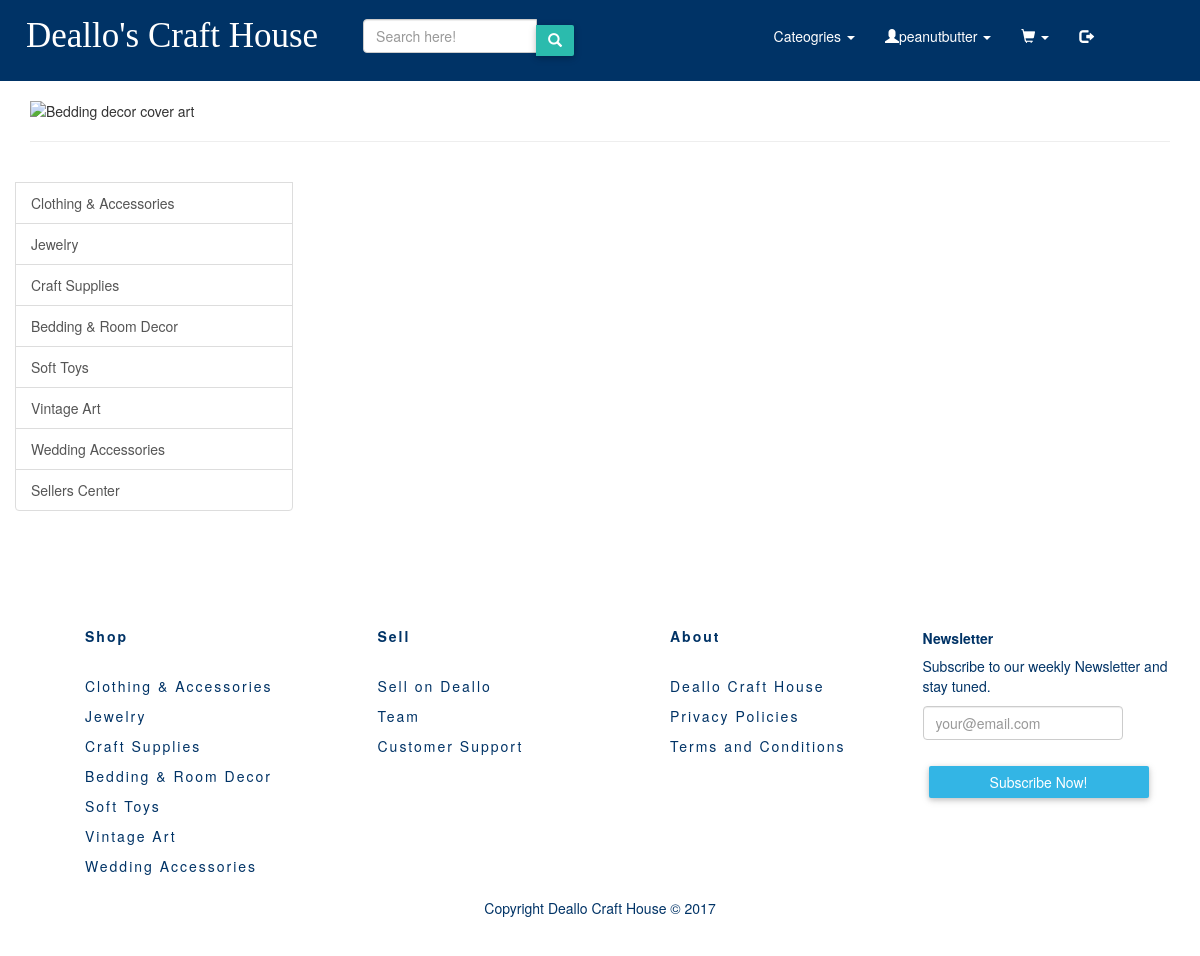
Before: /pages/products/wedding.php (signed in) with the older database file.
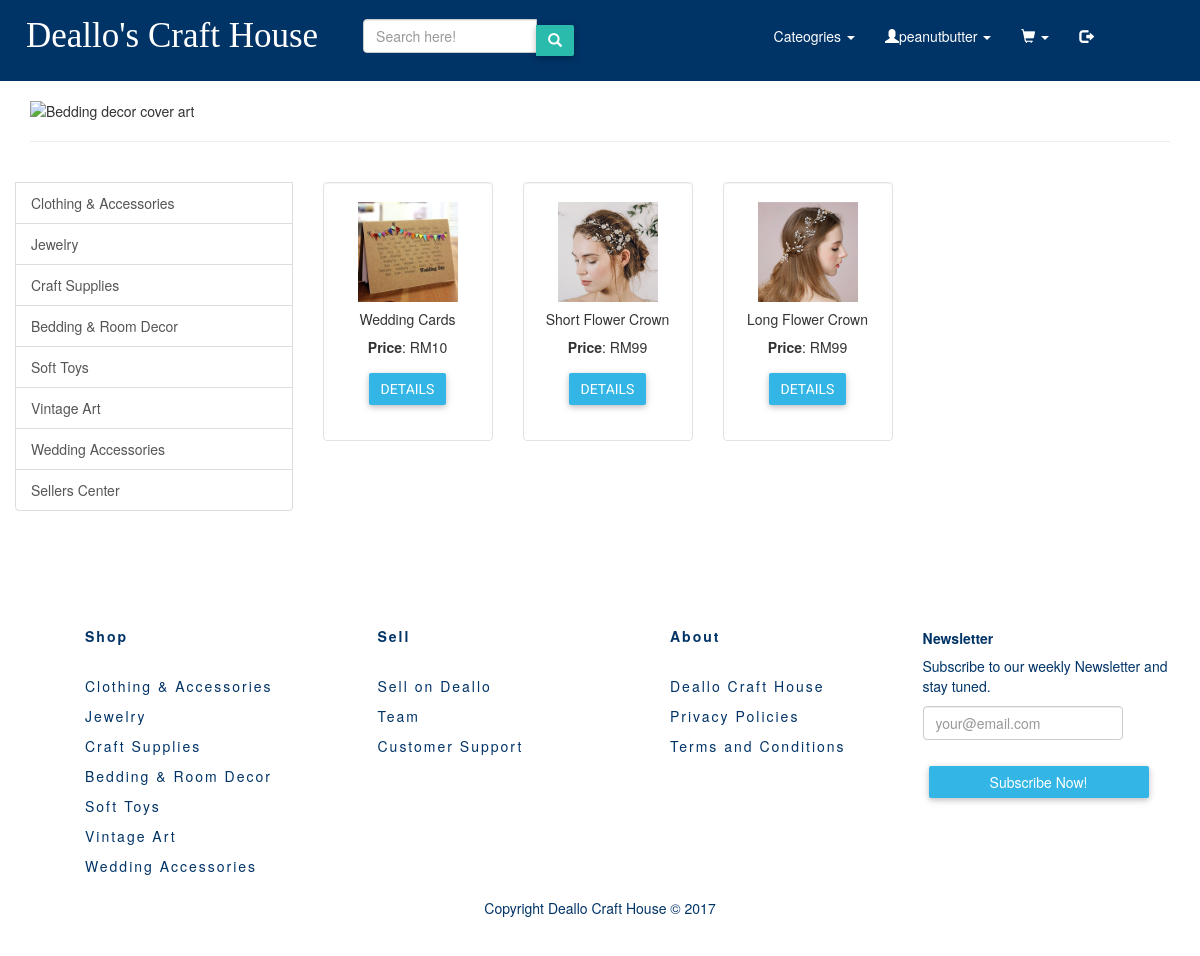
After: the same page with the newer database file.
### tables this page shows
CREATE TABLE `product` (
  `id` int(11) NOT NULL,
  `name` varchar(80) NOT NULL,
  `summary` varchar(255) NOT NULL,
  `price` double NOT NULL,
  `quantity` varchar(10) NOT NULL,
  `image` varchar(100) NOT NULL,
  `product_owner` varchar(255) NOT NULL,
  `category` varchar(255) NOT NULL
);

### pages/products/wedding.php (the view, shortened to what this page needs)
<?php include '../../includes/product_config.php' ?>
<!DOCTYPE html>
<html>
<head>
	<link rel="stylesheet=" href="../styles/bootstrap/bootstrap.css">
    <link rel="stylesheet" href="https://maxcdn.bootstrapcdn.com/bootstrap/3.3.7/css/bootstrap.min.css">
    <link rel="stylesheet" type="text/css" href="../../styles/buttons.css"/>
    <link rel="stylesheet" type="text/css" href="../../styles/test.css"/>
    <link rel="stylesheet" type="text/css" href="../../styles/footer.css"/>
</head>
<body>
<?php include "../../templates/navbar_product_pages.php" ?>
<div class="container">
	<div class="row">
        <div class="col-lg-7 col-md-7 col-sm-12 col-xs-12 coverImage">
            <img src="../../images/cover-art/weddingCover.png" alt="Bedding decor cover art" height="100%" class="img-responsive" width="100%"/>
        </div>
    </div>
	<hr/>
	<div class="row">
		<div class="list-group col-lg-3 col-md-3 col-sm-5 col-xs-6">
    <br>
			<a href="clothingAcc.php" class="list-group-item">Clothing &amp; Accessories</a>
			<a href="jewelry.php" class="list-group-item">Jewelry</a>
			<a href="craftSupplies.php" class="list-group-item">Craft Supplies</a>
			<a href="#" class="list-group-item">Bedding &amp; Room Decor</a>
			<a href="softToys.php" class="list-group-item">Soft Toys</a>
			<a href="vintage.php" class="list-group-item">Vintage Art</a>
			<a href="wedding.php" class="list-group-item">Wedding Accessories</a>
			<a href="../myProducts.php" class="list-group-item">Sellers Center</a>
		</div>
		<br/>
	<div class="row" id="products" >
     <?php
        $stmt = $dbh->prepare('SELECT * FROM product WHERE category= "Wedding Accessories" LIMIT 4 OFFSET 0');
        if ($stmt->execute()) {
            while ($row = $stmt->fetch()) {
        ?>
          <div class="col-md-2">
          <div class="well" style="background-color: white;">
              <img src="../../images/product_images/<?php echo $row['image']; ?>" class="img-responsive mx-auto d-block" width="100px" height="100px" />
              <div class="text-center">
                <h5><?php echo $row['name'] ?></h5>
                <p><strong>Price</strong>: RM<?php echo $row['price'] ?><br/></p>
                <p>
                    <button type="button" class="btn btn-info" data-toggle="modal" data-target="#myModal-<?php echo $row['id'] ?>">Details</button>
                </p>
              </div>
          </div>
          </div>
        <?php
            }
        }
        ?>
        </div>
	</div>
	</div>
</body>
 <?php include "../../templates/footer_products.php" ?>
</html>

Changed rows visible on the page:
added product: image (picture), name "Wedding Cards", price "10"
added product: image (picture), name "Short Flower Crown", price "99"
added product: image (picture), name "Long Flower Crown", price "99"
